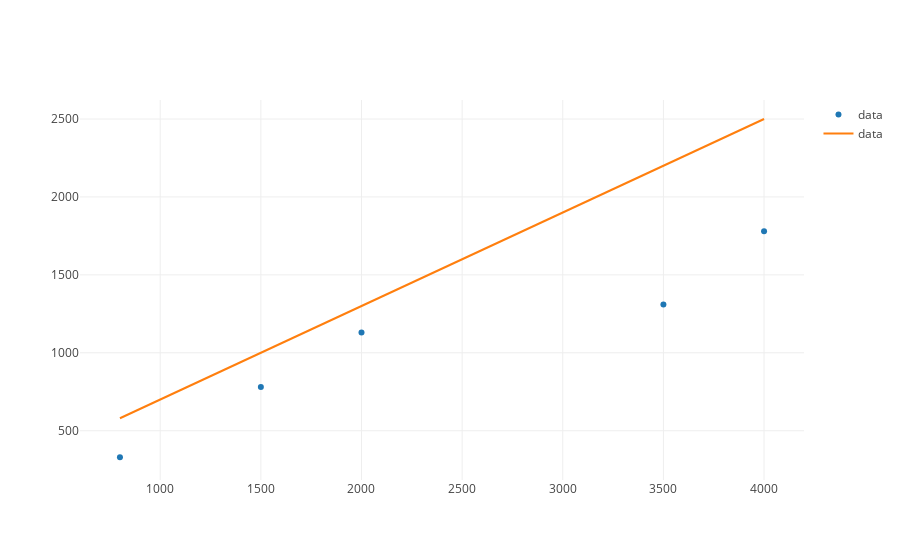

Write notebook code for a chart like this one.
### Markdown cell above
This is what this model looks like next to our data.

### Code cell
from graph import plot, trace_values
data_trace = trace_values(inputs, outcomes)
predictions = list(map(lambda ad_sale: .6*ad_sale + 100, inputs))
predictions_trace = trace_values(inputs, predictions, mode = 'lines')
plot([data_trace, predictions_trace])

### Figure 1 — Plotly figure (JSON) as saved in the notebook; plotly's stock layout.template omitted (floating-point values rounded to 4 significant figures)
{"data": [{"mode": "markers", "name": "data", "text": [], "type": "scatter", "uid": "33756a41-c4bb-473d-9032-29a9132062f9", "x": [800, 1500, 2000, 3500, 4000], "y": [330, 780, 1130, 1310, 1780]}, {"mode": "lines", "name": "data", "text": [], "type": "scatter", "uid": "660285cd-100c-4724-9c8d-70387359b3f7", "x": [800, 1500, 2000, 3500, 4000], "y": [580, 1000, 1300, 2200, 2500]}], "layout": {"autosize": true, "xaxis": {"autorange": true, "range": [583.9, 4216.0], "type": "linear"}, "yaxis": {"autorange": true, "range": [173.5, 2622.0], "type": "linear"}}}
